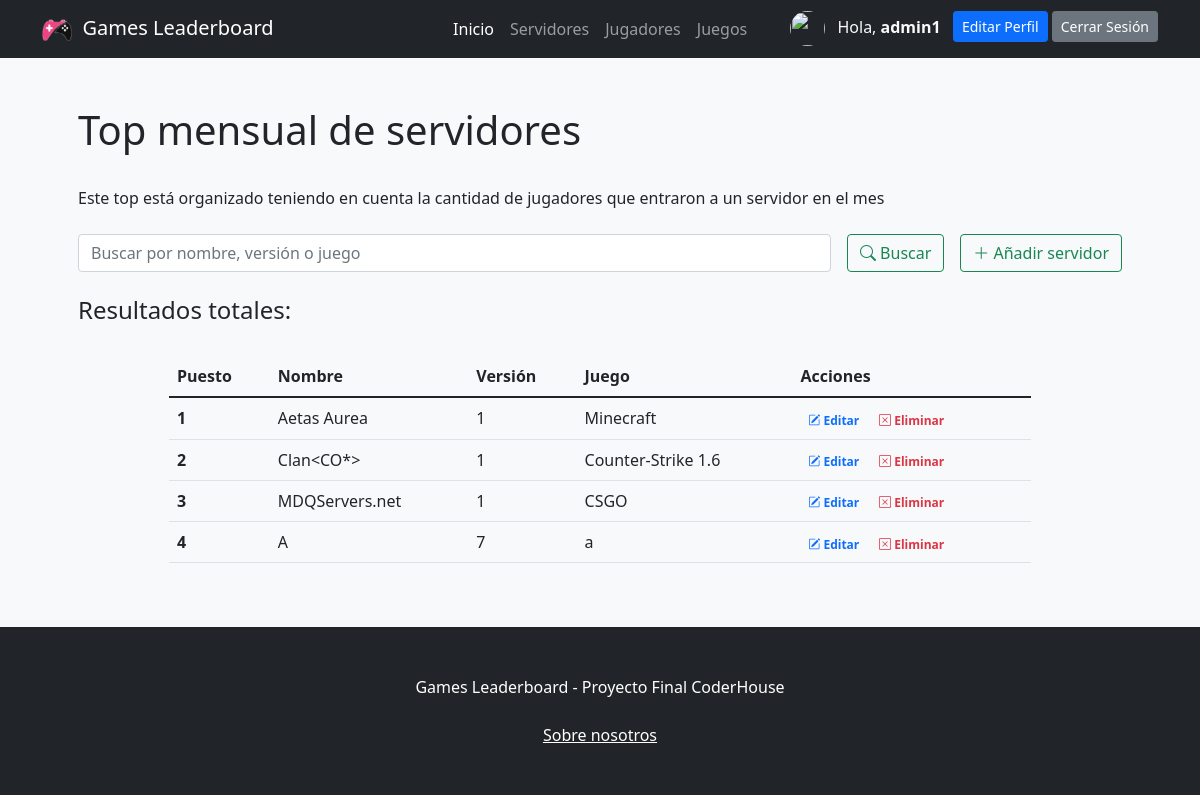
Page /app/servidores/ (signed in) on the committed database.
### ProyectoFinalApp/models.py (models this page shows)
class Servidor(models.Model):
    nombre = models.CharField(max_length = 20) #texto
    version = models.IntegerField() #numerico
    juegoServer = models.CharField(max_length = 20)
    class Meta:
        verbose_name_plural = "Servidores"

### ProyectoFinalApp/views.py (the view, shortened to what this page needs)
# urls.py: path('servidores/', servidores, name= "servidores"),
def servidores(request):
    servidores = Servidor.objects.all()
    return render(
        request, "ProyectoFinalApp/servidores.html", {"servidores": servidores}
    )

### ProyectoFinalApp/templates/ProyectoFinalApp/servidores.html (shortened to what this page needs)
{% extends 'ProyectoFinalApp/base.html' %}
{% load static %}
{% block contenidoPagina %}
<section class="bg-light py-5">
    <div class="container px-5">
        <h1>Top mensual de servidores</h1>
        <br>
        <head>Este top está organizado teniendo en cuenta la cantidad de jugadores que entraron a un servidor en el mes</head>
        <head></head>
        <br>
        <br>
        <div class="row gx-5 justify-content-center">
            <div class="col-lg-12">
                <form class="d-flex my-2 my-lg-0" action="" method="post">
                    <input class="flex-grow-0 form-control mr-sm-2" type="search" name="search" placeholder="Buscar por nombre, versión o juego" aria-label="Search">
                    <button class="btn btn-outline-success text-nowrap ms-3 my-2 my-sm-0" type="submit"> <i class="bi bi-search"></i> Buscar</button>
                    <a class="btn btn-outline-success text-nowrap ms-3 my-2 my-sm-0" href="{% url 'crearServidor' %}"> <i class="bi bi-plus-lg"></i> Añadir servidor</a>
                </form>
            </div>
        </div>
        <br>
        <h4>Resultados
            {% if search %}
                para "{{busqueda}}":
            {% else %}
                totales:
            {% endif %}
        </h4>
        <br>
        <div class="row gx-5 justify-content-center">
            <div class="col-lg-10 table-responsive">
                <table class="table table-theme">
                    <thead>
                        <tr>
                            <th scope="col">Puesto</th>
                            <th scope="col">Nombre</th>
                            <th scope="col">Versión</th>
                            <th scope="col">Juego</th>
                            {% if user.is_superuser %}
                            <th scope="col">Acciones</th>
                            {% endif %}
                        </tr>
                    </thead>
                    <tbody>
                        {% for servidor in servidores %}
                            <tr>
                                <th scope="row">{{forloop.counter}}</th>
                                <td>{{servidor.nombre}}</td>
                                <td>{{servidor.version}}</td>
                                <td>{{servidor.juegoServer}}</td>
                                <td>
                                    {% if user.is_superuser %}
                                    <a href="{% url 'editarServidor' servidor.id %}" class="text-primary badge badge-primary text-decoration-none"> <i class="bi bi-pencil-square"></i> Editar</a>
                                    <a href="{% url 'servidorDelete' servidor.id %}" class="text-danger badge badge-danger text-decoration-none"> <i class="bi bi-x-square"></i> Eliminar</a>
                                    {% endif %}
                                </td>
                            </tr>
                        {% endfor %}
                    </tbody>
                </table>
            </div>
        </div>
    </div>
</section>
{% endblock %}

### ProyectoFinalApp/templates/ProyectoFinalApp/base.html (shortened to what this page needs)
{% load static %}
<!DOCTYPE html>
<html lang="en">
    <head>
        <link rel="stylesheet" href="https://cdn.jsdelivr.net/npm/bootstrap-icons@1.8.3/font/bootstrap-icons.css">
        <link href="{% static 'css/styles.css' %}" rel="stylesheet" />
    </head>
    <body>
        <nav class="navbar navbar-expand-lg navbar-dark bg-dark">
            <div class="container">
                <a class="navbar-brand" href="{% url 'inicio' %}"><img src="{% static 'assets/logonavbar.png' %}" alt="{% static 'assets/logonavbar.png' %}" width="30" height="30">&nbsp Games Leaderboard</a>
                <div class="collapse navbar-collapse" id="navbarSupportedContent">
                    <ul class="navbar-nav ms-auto mb-2 mb-lg-0 ">
                        <li class="nav-item"><a class="nav-link active" aria-current="page" href="{% url 'inicio' %}">Inicio</a></li>
                        <li class="nav-item"><a class="nav-link" href="{% url 'servidores' %}">Servidores</a></li>
                        <li class="nav-item"><a class="nav-link" href="{% url 'jugadores' %}">Jugadores</a></li>
                        <li class="nav-item"><a class="nav-link" href="{% url 'juegos' %}">Juegos</a></li>
                    </ul>
                    <ul class="navbar-nav ms-auto mb-2 mb-lg-0 ">
                        {% if user.is_authenticated %}
                            <img src="{{url}}" class="rounded-circle" width="35" height="35" alt="">
                            <li class="nav-item"><p class="text-light my-1 mx-1"></i> &nbsp Hola, <b>{{user.username}} &nbsp</b></p></li>
                            <li class="nav-item"><a class="btn btn-primary btn-sm btn-block" href="{% url 'editarperfil' %}">Editar Perfil</a></li>
                            <li class="nav-item"><a class="btn btn-secondary btn-sm btn-block" href="{% url 'logout' %}">Cerrar Sesión</a></li>
                        {% else %}
                            <li class="nav-item"><a class="btn btn-primary mx-2" href="{% url 'login' %}">Iniciar Sesión</a></li>
                            <li class="nav-item"><a class="btn btn-outline-primary" href="{% url 'register' %}">Registrarse</a></li>
                        {% endif %}
                    </ul>
                </div>
            </div>
        </nav>
        {% block contenidoPagina %}
        {% endblock %}
        <footer class="py-5 bg-dark">
            <div class="container"><p class="m-0 text-center text-white">Games Leaderboard - Proyecto Final CoderHouse</p></div>
            <br>
           <p class="m-0 text-center text-white"><a href="{% url 'about' %}" class="text-white m-0 text-center">Sobre nosotros</a></p>
        </footer>
    </body>
</html>

### rows in the picture
Servidor: nombre "Aetas Aurea", version "1", juegoServer "Minecraft"
Servidor: nombre "Clan<CO*>", version "1", juegoServer "Counter-Strike 1.6"
Servidor: nombre "MDQServers.net", version "1", juegoServer "CSGO"
Servidor: nombre "A", version "7", juegoServer "a"

### other values in the picture
{{ user.username }} "admin1"
